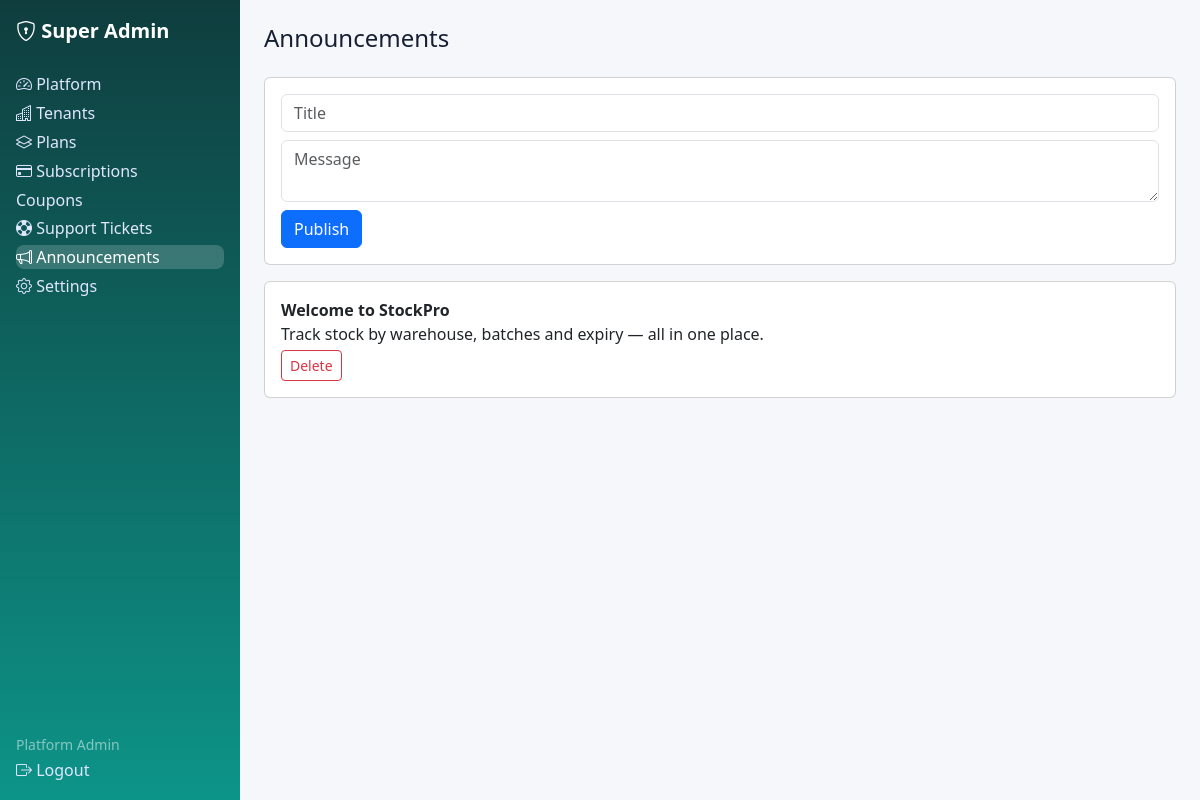
Page /super-admin/announcements.php (signed in) on the committed database.
### tables this page shows
CREATE TABLE announcements (id INT UNSIGNED AUTO_INCREMENT PRIMARY KEY, title VARCHAR(190) NOT NULL, body TEXT NULL, is_active TINYINT(1) NOT NULL DEFAULT 1, created_at DATETIME NOT NULL DEFAULT CURRENT_TIMESTAMP);

### includes/functions.php (called while the page is built, shortened)
<?php
function e(?string $v): string { return htmlspecialchars($v ?? '', ENT_QUOTES, 'UTF-8'); }

### super-admin/announcements.php (the view, shortened to what this page needs)
<?php require_once __DIR__ . '/../includes/auth.php'; $user=require_role(['super_admin'], '../auth/login.php'); $pdo=db(); $base='../';
$rows=$pdo->query('SELECT * FROM announcements ORDER BY id DESC')->fetchAll();
include __DIR__ . '/header.php'; ?>
<div class="card p-3 mb-3"><form method="post"><?= csrf_field() ?><input class="form-control mb-2" name="title" placeholder="Title" required><textarea class="form-control mb-2" name="body" placeholder="Message" required></textarea><button class="btn btn-primary">Publish</button></form></div>
<?php foreach($rows as $r): ?><div class="card p-3 mb-2"><strong><?= e($r['title']) ?></strong><p class="mb-1"><?= e($r['body']) ?></p><form method="post"><button class="btn btn-sm btn-outline-danger">Delete</button></form></div><?php endforeach; ?>
<?php include __DIR__ . '/footer.php'; ?>

### assets/css/style.css (style rules this page uses)
:root { --brand:#0d9488;--bg:#f6f7fb;--card:#fff;--text:#172033 }
body { background:var(--bg);color:var(--text);font-family:system-ui,-apple-system,"Segoe UI",Roboto,sans-serif }

### rows in the picture
announcements: title "Welcome to StockPro", body "Track stock by warehouse, batches and expiry — all in one place."

### other values in the picture
$l "Platform"
$l "Tenants"
$l "Plans"
$l "Subscriptions"
$l "Coupons"
$l "Support Tickets"
$l "Announcements"
$l "Settings"
current_user()['name'] "Platform Admin"
$pageTitle "Announcements"
